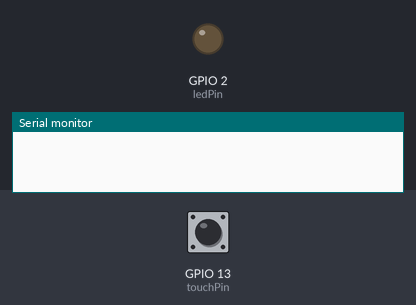
A sketch run on a simulated ESP32. Parts: output pins drawn as LEDs (lit = HIGH), the last lines printed to the serial monitor. The test bench sets the inputs (shaded band); at power-on: GPIO 13 (touchPin) HIGH.

Above: at 0.0 s.
At 3.1 s:
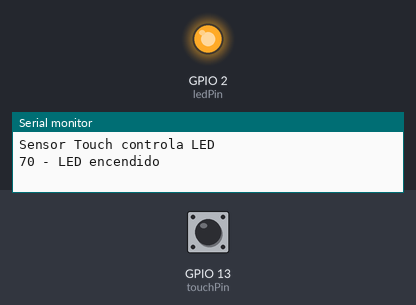
Timing chart, 0 to 4.6 s (numbered marks = the images above):
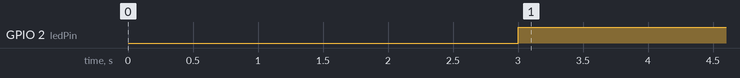

Measured:
- by itself, GPIO 2 (ledPin): LOW → HIGH at 3.0 s

The sketch:

Sensor_Touch_enciende_LED_al_contacto.ino
```cpp
const int touchPin = 13;
const int ledPin = 2;

const int limite = 500; // valor limite con el que cambia de estado
int valorTouch;        // almacena el valor del pin Touch


void setup(){
  Serial.begin(115200);
  delay(3000);
  pinMode (ledPin, OUTPUT);
  Serial.println("Sensor Touch controla LED");
}

void loop(){
  valorTouch = touchRead(touchPin);
  Serial.print(valorTouch);

  if(valorTouch < limite){
    digitalWrite(ledPin, HIGH);  // enciende el LED
    Serial.println(" - LED encendido");
  }
  else{
    digitalWrite(ledPin, LOW);  // apaga el LED
    Serial.println(" - LED apagado");
  }
  delay(500);
}
```
